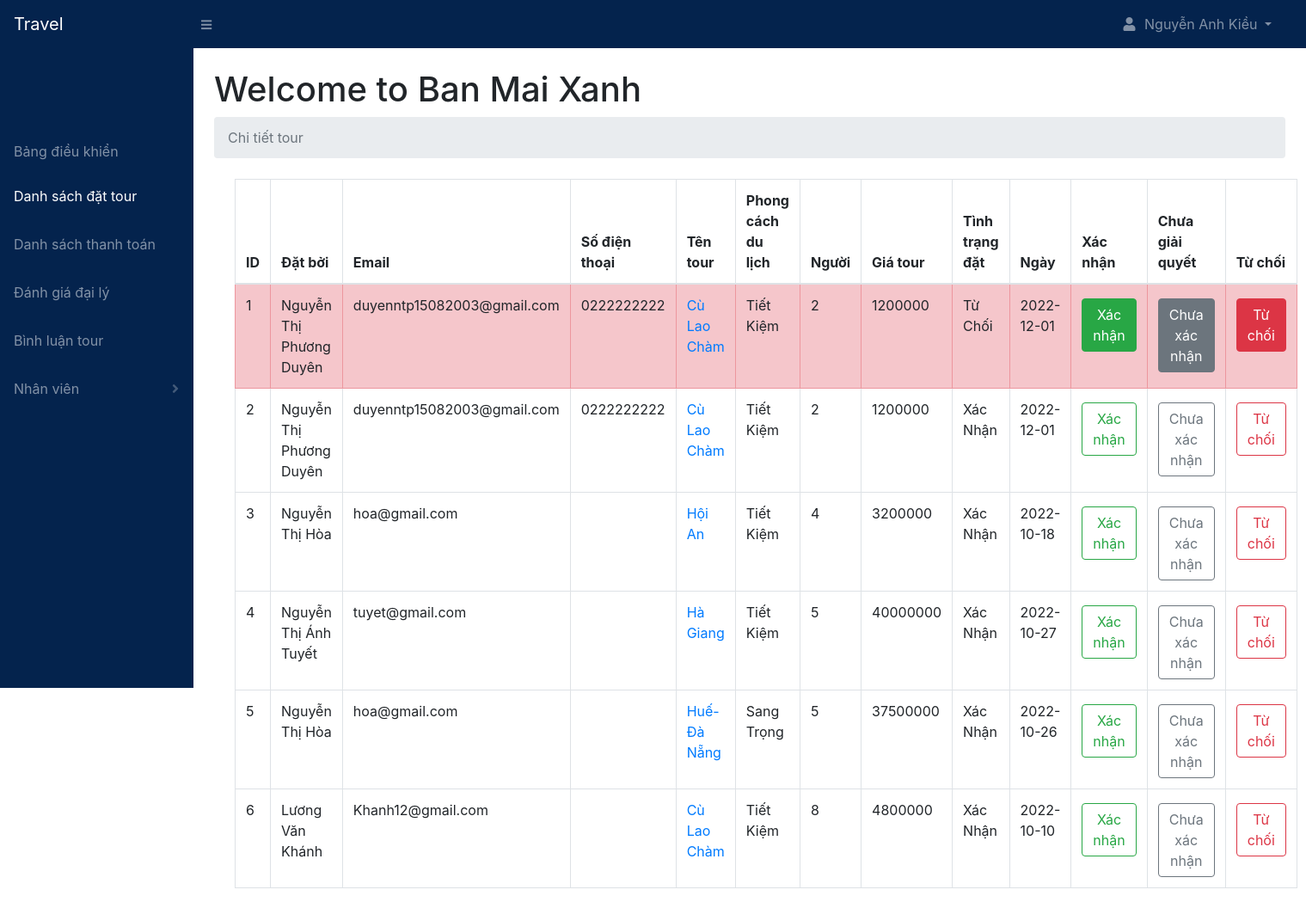
The app's page /agency/bookings.php (signed in) with its own data.
### tables this page shows
CREATE TABLE `bookings` (
  `booking_id` int(11) NOT NULL,
  `package_id` int(11) NOT NULL,
  `tourist_id` int(11) NOT NULL,
  `agency_id` int(11) NOT NULL,
  `persons` int(2) NOT NULL,
  `travel_style` varchar(255) NOT NULL,
  `tourist_name` varchar(255) NOT NULL,
  `tourist_email` varchar(255) NOT NULL,
  `tourist_contact` varchar(255) NOT NULL,
  `enquiry_msg` text NOT NULL,
  `booking_status` varchar(255) NOT NULL,
  `date` date NOT NULL
);

CREATE TABLE `packages` (
  `package_id` int(11) NOT NULL,
  `agency_id` int(11) NOT NULL,
  `package_name` varchar(255) NOT NULL,
  `location` varchar(255) NOT NULL,
  `place_details` text NOT NULL,
  `place_images` text NOT NULL,
  `num_days` int(11) NOT NULL,
  `num_nights` int(11) NOT NULL,
  `budget_price` int(20) NOT NULL,
  `comfort_price` int(20) NOT NULL,
  `lux_price` int(20) NOT NULL,
  `budget_details` varchar(255) NOT NULL,
  `comfort_details` varchar(255) NOT NULL,
  `lux_details` varchar(255) NOT NULL,
  `booking_percentage` int(11) NOT NULL,
  `min_people` int(11) NOT NULL,
  `includes` text NOT NULL,
  `excludes` text NOT NULL,
  `counsel` text NOT NULL,
  `itinerary` text NOT NULL,
  `package_status` varchar(255) NOT NULL,
  `package_date` date NOT NULL
);

### includes/functions.php (called while the page is built, shortened)
<?php
    function readPackage($package_id){
        include 'db.php';
        $stmt = $pdo->prepare('SELECT * FROM packages WHERE package_id = :package_id');
        $stmt->execute([':package_id' => $package_id]);
        $package = $stmt->fetch(PDO::FETCH_ASSOC);
        return $package;
    }
?>

### agency/bookings.php (the view, shortened to what this page needs)
<?php
    include '../includes/db.php';
    include '../includes/functions.php';
    include 'layouts/agency_header.php';
    include 'layouts/agency_navbar.php';
    if(isset($_SESSION['agency_id'])){
        $agency_id = $_SESSION['agency_id'];
        $stmt = $pdo->prepare('SELECT * FROM bookings WHERE agency_id = :agency_id ORDER BY booking_id DESC');
        $stmt->execute([':agency_id' => $agency_id]);
        $bookings = [];
        while($row = $stmt->fetch(PDO::FETCH_ASSOC)){
            $bookings[] = $row;
        }
    }
?>
<div id="layoutSidenav">
    <?php
        include 'layouts/agency_sidenav.php';
    ?>
    <div id="layoutSidenav_content">
        <main>
            <div class="container-fluid">
                <h1 class="mt-4">Welcome to
                <?php
                    if(isset($_SESSION['employee_id'])){
                        echo ucwords($_SESSION['agency_name']) ." (". ucwords($_SESSION['role']) .")";
                    }elseif($_SESSION['agency_id']){
                        echo ucwords($_SESSION['agency_name']) ." ";
                    }
                ?>
                </h1>
                <ol class="breadcrumb mb-4">
                    <li class="breadcrumb-item active">Chi tiết tour</li>
                </ol>
                <div class="container-fluid">
                <?php
                    if(empty($bookings)){
                        echo '<h1 class="text-center pt-4">Không có tour để hiển thị</h1>';
                    }else {
                ?>
                    <div class="col-xs-12">
                        <table class="table table-hover table-bordered">
                            <thead>
                                <tr>
                                    <th>ID</th>
                                    <th>Đặt bởi</th>
                                    <th>Email</th>
                                    <th>Số điện thoại</th>
                                    <th>Tên tour</th>
                                    <th>Phong cách du lịch</th>
                                    <th>Người</th>
                                    <th>Giá tour</th>
                                    <th>Tình trạng đặt</th>
                                    <th>Ngày</th>
                                    <th>Xác nhận</th>
                                    <th>Chưa giải quyết</th>
                                    <th>Từ chối</th>
                                </tr>
                            </thead>
                            <tbody>
                            <?php
                                $i = 1;
                                foreach($bookings as $booking){
                                    if($booking['booking_status'] == 'Chưa xác nhận'){
                                        echo '<tr class="table-warning">';
                                    }elseif ($booking['booking_status'] == 'Từ chối') {
                                        echo '<tr class="table-danger">';
                                    }else{
                                        echo '<tr>';
                                    }
                                            echo '<td>'. $i++ .'</td>';
                                            echo '<td>'. $booking['tourist_name']  .'</td>';
                                            echo '<td>'. $booking['tourist_email'] .'</td>';
                                            echo '<td>'. $booking['tourist_contact'] .'</td>';
                                            $package = readPackage($booking['package_id']);
                                            echo '<td><a href="../package.php?package_id='. $booking['package_id'] .'">'. $package['package_name'] .'</a></td>';
                                            echo '<td>'. ucwords($booking['travel_style']) .'</td>';
                                            echo '<td>'. $booking['persons'] .'</td>';
                                            if($booking['travel_style'] == 'Sang trọng'){
                                                $total = $package['lux_price'] * $booking['persons'];
                                            }elseif($booking['travel_style'] == 'Tiện nghi'){
                                                $total = $package['comfort_price'] * $booking['persons'];
                                            }else{
                                                $total = $package['budget_price'] * $booking['persons'];
                                            }
                                            echo '<td>'. $total .'</td>';
                                            echo '<td>'. ucwords($booking['booking_status']) .'</td>';
                                            echo '<td>'. $booking['date'] .'</td>';
                                        if($booking['booking_status'] == 'Chưa xác nhận' || $booking['booking_status'] == 'Từ chối'){
                                            echo '<td><a href="bookings.php?confirm='. $booking['booking_id'] .'" class="btn btn-success mt-1">Xác nhận</a></td>';
                                            echo '<td><a href="bookings.php?pending='. $booking['booking_id'] .'" class="btn btn-secondary mt-1">Chưa xác nhận</a></td>';
                                            echo '<td><a href="bookings.php?reject='. $booking['booking_id'] .'" class="btn btn-danger mt-1">Từ chối</a></td>';
                                        }else{
                                            echo '<td><a href="bookings.php?confirm='. $booking['booking_id'] .'" class="btn btn-outline-success mt-1">Xác nhận</a></td>';
                                            echo '<td><a href="bookings.php?pending='. $booking['booking_id'] .'" class="btn btn-outline-secondary mt-1">Chưa xác nhận</a></td>';
                                            echo '<td><a href="bookings.php?reject='. $booking['booking_id'] .'" class="btn btn-outline-danger mt-1">Từ chối</a></td>';
                                        }
                                        echo '</tr>';
                                }
                            ?>
                            </tbody>
                        </table>
                    </div>
                <?php
                    }
                ?>
                </div>
            </div>
        </main>
    </div>
</div>
<?php
    include 'layouts/agency_footer.php';
?>

### agency/layouts/agency_header.php (shortened to what this page needs)
<!DOCTYPE html>
<html lang="en">
    <head>
        <link href="css/styles.css" rel="stylesheet" />
        <link href="https://cdn.datatables.net/1.10.20/css/dataTables.bootstrap4.min.css" rel="stylesheet" />
        <link rel="stylesheet" href="https://use.fontawesome.com/releases/v5.15.1/css/all.css">
    </head>
    <body class="sb-nav-fixed">

### agency/layouts/agency_navbar.php (shortened to what this page needs)
<nav class="sb-topnav navbar navbar-expand navbar-dark" style="background-color: #04234D;">
    <a class="navbar-brand" href="../index.php">Travel</a>
    <button class="btn btn-link btn-sm order-1 order-lg-0" id="sidebarToggle" href="#"><i class="fas fa-bars"></i></button>
    <ul class="navbar-nav ml-auto mr-md-0 my-2 mr-md-3">
        <li class="nav-item dropdown">
            <a class="nav-link dropdown-toggle" id="userDropdown" href="#"  data-toggle="dropdown" aria-haspopup="true" aria-expanded="false"><i class="fas fa-user fa-fw pr-2"></i>
                <?php
                    if(isset($_SESSION['employee_id'])){
                        echo ucwords($_SESSION['employee_name']) ." (". ucwords($_SESSION['role']) .")";
                    }elseif($_SESSION['agency_id']){
                        echo ucwords($_SESSION['owner_name']) ." ";
                    }
                ?>
            </a>
        </li>
    </ul>
</nav>

### agency/layouts/agency_sidenav.php (shortened to what this page needs)
<div id="layoutSidenav_nav">
    <nav class="sb-sidenav accordion sb-sidenav-dark" id="sidenavAccordion" style="background-color: #04234D;">
        <div class="sb-sidenav-menu">
            <div class="nav pt-5 mt-5">
                <a class="nav-link" href="index.php">
                    Bảng điều khiển
                </a>
                <?php
                if ($_SESSION['agency_login'] == 'Chủ đại lý') {
                ?>
                    <a class="nav-link py-3" href="bookings.php">
                        Danh sách đặt tour
                    </a>
                    <a class="nav-link py-3" href="payments.php">
                        Danh sách thanh toán
                    </a>
                    <a class="nav-link py-3" href="reviews.php">
                        Đánh giá đại lý
                    </a>
                    <a class="nav-link py-3" href="comments.php">
                        Bình luận tour
                    </a>
                <?php
                }
                ?>
                <?php
                if ($_SESSION['agency_login'] == 'Chủ đại lý') {
                ?>
                    <a class="nav-link collapsed py-3" href="#" data-toggle="collapse" data-target="#collapseEmployees" aria-expanded="false" aria-controls="collapseLayouts">
                        Nhân viên
                        <div class="sb-sidenav-collapse-arrow"><i class="fas fa-angle-down"></i></div>
                    </a>
                <?php
                } else {
                ?>
                    <a class="nav-link py-3" href="employees.php">
                        Nhân viên
                    </a>
                <?php
                }
                ?>
            </div>
        </div>
    </nav>
</div>

### agency/layouts/agency_footer.php (shortened to what this page needs)
    </body>
</html>

### records on screen
bookings: tourist_name "Nguyễn Thị Phương Duyên", tourist_email "duyenntp15082003@gmail.com", tourist_contact "0222222222", package.package_name "Cù Lao Chàm", travel_style "Tiết Kiệm", persons "2", total "1200000", booking_status "Từ Chối", date "2022-12-01"
bookings: tourist_name "Nguyễn Thị Phương Duyên", tourist_email "duyenntp15082003@gmail.com", tourist_contact "0222222222", package.package_name "Cù Lao Chàm", travel_style "Tiết Kiệm", persons "2", total "1200000", booking_status "Xác Nhận", date "2022-12-01"
bookings: tourist_name "Nguyễn Thị Hòa", tourist_email "hoa@gmail.com", package.package_name "Hội An", travel_style "Tiết Kiệm", persons "4", total "3200000", booking_status "Xác Nhận", date "2022-10-18"
bookings: tourist_name "Nguyễn Thị Ánh Tuyết", tourist_email "tuyet@gmail.com", package.package_name "Hà Giang", travel_style "Tiết Kiệm", persons "5", total "40000000", booking_status "Xác Nhận", date "2022-10-27"
bookings: tourist_name "Nguyễn Thị Hòa", tourist_email "hoa@gmail.com", package.package_name "Huế-Đà Nẵng", travel_style "Sang Trọng", persons "5", total "37500000", booking_status "Xác Nhận", date "2022-10-26"
bookings: tourist_name "Lương Văn Khánh", tourist_email "Khanh12@gmail.com", package.package_name "Cù Lao Chàm", travel_style "Tiết Kiệm", persons "8", total "4800000", booking_status "Xác Nhận", date "2022-10-10"

### other values on screen
$_SESSION['owner_name'] "Nguyễn Anh Kiều"
$_SESSION['agency_name'] "Ban Mai Xanh"
